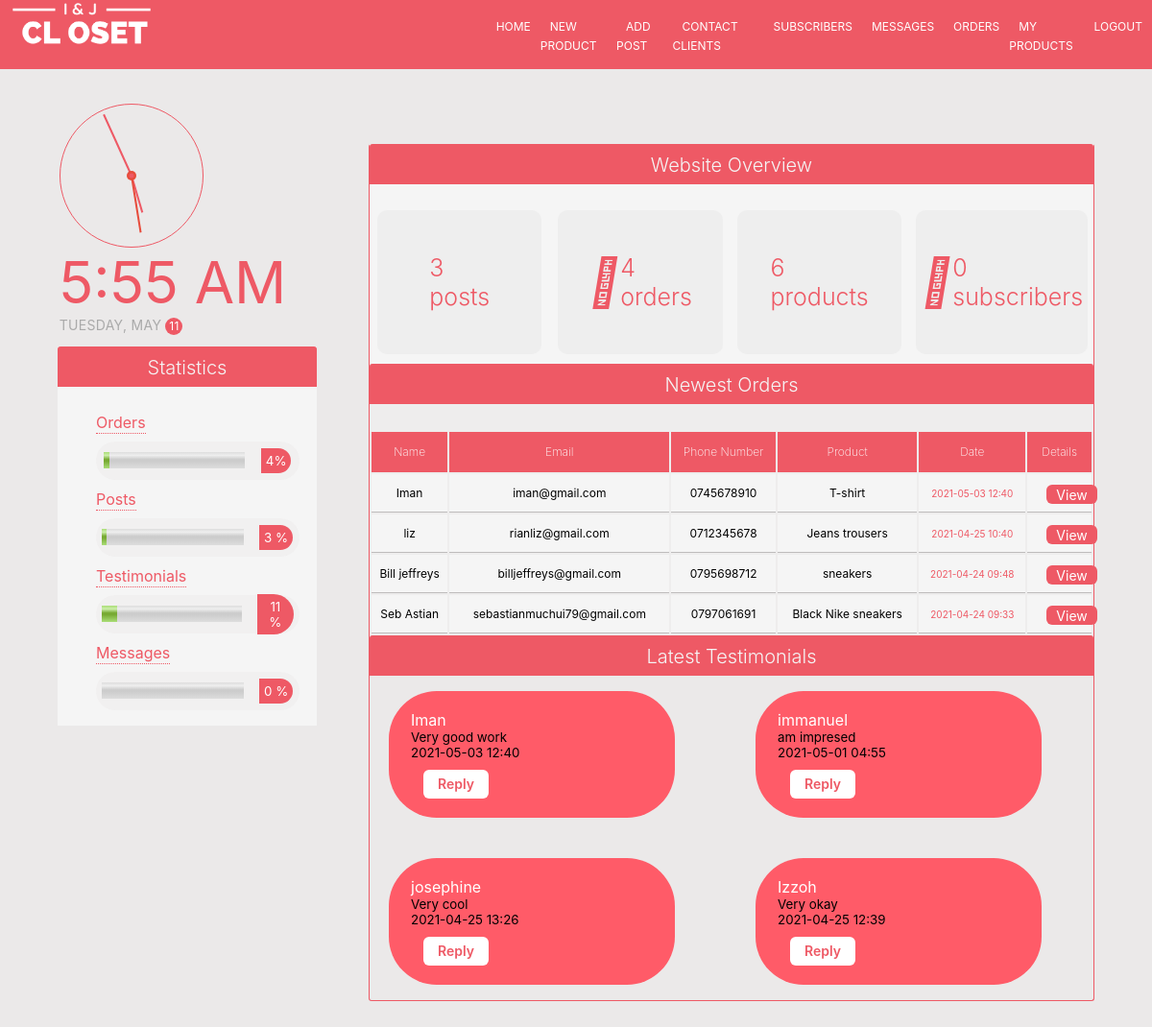
The app's page /admin/index.php with its own data.
### tables this page shows
CREATE TABLE `orders` (
  `id` int(255) NOT NULL,
  `product` varchar(255) NOT NULL,
  `cost` varchar(255) NOT NULL,
  `name` varchar(255) NOT NULL,
  `email` varchar(255) NOT NULL,
  `phone` varchar(255) NOT NULL,
  `quantity` varchar(255) NOT NULL,
  `county` varchar(255) NOT NULL,
  `size` varchar(255) NOT NULL,
  `info` varchar(255) NOT NULL,
  `time` timestamp(6) NOT NULL DEFAULT current_timestamp(6)
);

CREATE TABLE `testimonials` (
  `id` int(255) NOT NULL,
  `name` varchar(255) NOT NULL,
  `email` varchar(255) NOT NULL,
  `body` varchar(255) NOT NULL,
  `time` timestamp(6) NOT NULL DEFAULT current_timestamp(6) ON UPDATE current_timestamp(6)
);

### server/get_latest_orders.php (called while the page is built, shortened)
<?php
    require '../server/database.php';
    $query = "SELECT * FROM orders ORDER BY id desc LIMIT 10";
    $result = mysqli_query($conn,$query);
    $orders = mysqli_fetch_all($result,MYSQLI_ASSOC);
?>

### server/get_testimonial.php (called while the page is built, shortened)
<?php
    require '../server/database.php';
    $query = "SELECT * FROM testimonials ORDER BY id desc LIMIT 4";
    $result = mysqli_query($conn,$query);
    $testimonials = mysqli_fetch_all($result,MYSQLI_ASSOC);
?>

### admin/index.php (the view, shortened to what this page needs)
<!DOCTYPE html>
<html lang="en">
<head>
    <link rel="stylesheet" href="../css/adm.css">
    <link rel="stylesheet" href="../css/font-awesome.min.css">
    <link rel="stylesheet" href="../css/time.css">
</head>
<body>
    <header>
        <div class="logo">
            <img src="../images/logo.png" height="47" width="166.66" alt="">
        </div>
        <nav>
            <ul>
                <li><a href="./">Home</a></li>
                <li><a href="./pages/products/">New product</a></li>
                <li><a href="./pages/blog/">Add post</a></li>
                <li><a href="./pages/contact-clients/">Contact clients</a></li>
                <li><a href="#">Subscribers</a></li>
                <li><a href="#">Messages</a></li>
                <li><a href="./pages/orders/"> Orders</a></li>
                <li><a href="./pages/my-products/">My products</a></li>
                <li><a href="#">Logout</a></li>
            </ul>
        </nav>
    </header>
    <main>
        <section>
            <div class="stats">
                <div>
                    <h4 class="pink-breadcrumb"> Statistics</h4>
                    <ul>
                        <label>Orders</label>
                        <li>  <meter min="0" max="100" value="<?php require '../server/count_orders.php'; ?>"></meter> <small class="counter"><?php require '../server/count_orders.php';  ?>%</small>  </li>
                        <label>Posts</label>
                        <li> <meter min="0" max="100" value="<?php require '../server/count_posts.php';?>"></meter> <small class="counter"><?php require '../server/count_posts.php';?> %</small> </li>
                        <label>Testimonials</label>
                        <li> <meter min="0" max="100" value="<?php require '../server/count_testimonials.php'; ?>"></meter> <small class="counter"><?php require '../server/count_testimonials.php'; ?> %</small></li>
                        <label>Messages</label>
                        <li><meter min="0" max="100" value="<?php require '../server/count_messages.php'; ?>"></meter> <small class="counter"><?php require '../server/count_messages.php'; ?> %</small> </li>
                    </ul>
                </div>
            </div>
            <div class="more-container">
                <div class="overview">
                    <h4 class="pink-breadcrumb">Website Overview</h4>
                    <div class="grid-container">
                        <div class="card"><i class="fas fa-pencil-alt fa-2x"></i> <?php require '../server/count_posts.php';?> <br> posts</div>
                        <div class="card"><i class="fas fa-sort fa-2x" ></i> <?php require '../server/count_orders.php'; ?> <br> orders</div>
                       <div class="card"><i class="fas fa-boxes fa-2x"></i> <?php require_once '../server/count_products.php'; ?> <br> products</div>
                        <div class="card"><i class="fas fa-signal fa-2x"></i> <?php require '../server/count_subscribers.php'; ?> <br> subscribers</div>
                    </div>
                </div>
                <div class="latest" id="latest">
                    <h4 class="pink-breadcrumb">Newest Orders</h4>
                    <table>
                    <?php require_once '../server/get_latest_orders.php'; ?>
                        <tr class="pink-breadcrumb">
                            <th>Name</th>
                            <th>Email</th>
                            <th>Phone Number</th>
                            <th>Product</th>
                            <th>Date</th>
                            <th>Details</th>
                        </tr>
                        <?php foreach ($orders as $order): ?>
                        <tr>
                            <td><?php echo $order['name']; ?></td>
                            <td><?php echo $order['email']; ?></td>
                            <td><?php echo $order['phone']; ?></td>
                            <td><?php echo $order['product']; ?></td>
                            <td><small><?php echo substr($order['time'],0,16); ?></small></td>
                            <td><a href="./pages/view-order/?AreaID=<?php echo $order['id']?>" class="btn">View</a></td>
                        </tr>
                        <?php endforeach; ?>
                    </table>
                </div>
                <div class="pink-breadcrumb">Latest Testimonials</div>
                <div class="grid-4">
                    <?php require '../server/get_testimonial.php'; ?>
                    <?php foreach($testimonials as $testimonial): ?>
                    <p class="message">
                        <small><?php echo $testimonial['name']; ?></small>
                        <small><?php echo $testimonial['body']; ?></small>
                        <small><?php echo substr($testimonial['time'],0,16); ?></small>
                        <small><a href="mailto:<?php echo $testimonial['email']; ?>" class="btn">Reply</a></small>
                    </p>
                    <?php endforeach;?>
                </div>
            </div>
        </section>
    </main>
</body>
</html>

### css/adm.css (style rules this page uses)
:root { --red :rgb(255, 53, 53); --primary-color: #ff4454; }
body { margin: 0; padding: 0; overflow-x: hidden; display: flex; flex-direction: column; align-items: center; justify-content: center; background-color: #e0dddda1; }
* { scroll-behavior: smooth; list-style-type: none; text-decoration: none; font-family: -apple-system, BlinkMacSystemFont, 'Segoe UI', Roboto, Oxygen, Ubuntu, Cantarell, 'Open Sans', 'Helvetica Neue', sans-serif; color: var(--primary-color); }
header { display: inline-flex; width: 100%; z-index: 999; position: sticky; top: 0; background-color: #ee5965; }
header nav { margin-left: 25%; }
header ul { display: inline-flex; }
header a { color: rgb(255, 255, 255); font-size: 12px; text-transform: uppercase; padding: 10px; }
main { height: max-content; display: flex; flex-direction: column; align-content: center; justify-content: center; align-items: center; justify-items: center; width: 100%; padding-bottom: 30px; }
section { display: inline-flex; width: 90%; margin-top: 1%; }
.stats { width: 25%; background-color: #f5f5f5; height: max-content; }
.message { display: flex; flex-direction: column; align-content: center; justify-content: center; justify-items: center; background-color: #ff5b68; color: #eeeded; height: max-content; width: 80%; margin-left: 20px; padding: 20px 10px; border-radius: 50px; }
.message .btn { padding: 15px; background-color: #ffffff; color: #ee5965; font-weight: 600; }
.message small:first-child { color: #ffffff; font-size: 16px; }
.message * { margin-left: 13px; color: black; }
.more-container { margin-top: -19.5%; margin-left: 5%; width: 70%; border: 1px solid var(--primary-color); border-top: none; border-radius: 3px; height: max-content; }
.grid-4 { display: grid; grid-template-columns: repeat(2,1fr); grid-gap: 10px; }
.overview { display: flex; flex-direction: column; align-content: center; justify-content: center; align-items: center; justify-items: center; width: 100%; background-color: #f5f5f5; }
.grid-container { display: grid; grid-template-columns: repeat(4, 1fr); padding-bottom: 10px; }
.stats div label { color: #ee5965; padding-bottom: 1px; border-bottom: 1px dotted #ee5965; margin-bottom: 10px; }
.stats div li { width: 92%; background-color: #eeeded9a; padding: 2px 6px; margin: 10px 0 10px 0; height: 40px; border-radius: 30px; display: flex; align-items: center; justify-content: center; justify-items: center; align-content: center; text-align: center; }
.stats div li meter { width: 82%; height: 35px; border-color: #eeeded; }
.stats div li .counter { color: #fff; background-color: #ee5965; padding: 5px; border-radius: 0 60px 60px 0; }
.latest { background-color: #eeeded; }
.latest table { width: 100%; }
th { background: #ee5965; color: #fff; font-weight: 200; font-size: 12px; }
tr { width: 100%; }
td { border-bottom: 1px solid rgb(190, 188, 188); border-right: none; margin: 0; padding :0; color: rgb(0, 0, 0); text-align: center; height: 40px; background: #f5f5f5; font-size: 12px; }
td .btn { margin-left: 30%; margin-bottom: 6px; }
.grid-container .card { width: 92%; margin-left: 10px; margin-right: 10px; height: 150px; background: #d3d2d233; display: flex; align-items: center; justify-content: center; justify-items: center; align-content: center; font-size: 25px; color: #ee5965; font-weight: 300; padding: 3px; border-radius: 10px; }
.card:first-child { margin-left: 8px; }
.btn { display: flex; flex-direction: column; align-content: center; align-items: center; justify-content: center; justify-items: center; height: 20px; padding: 5px 10px; width: max-content; margin-top: 10px; border-radius: 6px; background-color: #ee5965; color: #fff; text-transform: capitalize; font-size: 14px; }
.pink-breadcrumb { margin-top: 0px; width: 100%; background-color: #ee5965; height: 42px; padding-top: 10px; border-radius: 3px 3px 0 0; color: #f5f5f5; font-size: 20px; font-weight: 300; text-align: center; }

### records on screen
orders: name "Iman", email "iman@gmail.com", phone "0745678910", product "T-shirt", time "2021-05-03 12:40"
orders: name "liz", email "rianliz@gmail.com", phone "0712345678", product "Jeans trousers", time "2021-04-25 10:40"
orders: name "Bill jeffreys", email "billjeffreys@gmail.com", phone "0795698712", product "sneakers", time "2021-04-24 09:48"
orders: name "Seb Astian", email "sebastianmuchui79@gmail.com", phone "0797061691", product "Black Nike sneakers", time "2021-04-24 09:33"
testimonials: name "Iman", body "Very good work", time "2021-05-03 12:40"
testimonials: name "immanuel", body "am impresed", time "2021-05-01 04:55"
testimonials: name "josephine", body "Very cool", time "2021-04-25 13:26"
testimonials: name "Izzoh", body "Very okay", time "2021-04-25 12:39"

### other values on screen
count($orders) "4 4"
count($posts) "3 3"
count($testimonials) "11"
count($messages) "0"
count($products) "6"
count($subs) "0"
